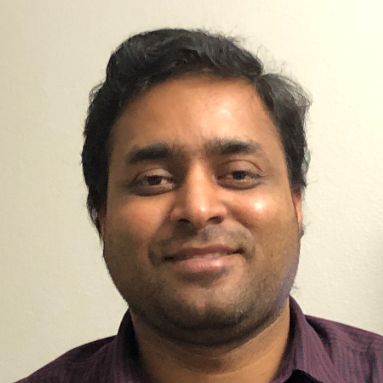
%> input picture Lesson02/Pankaj_HeadShot.png, 383 x 383 px
$ octave Lesson03_prog_01.m   (GNU Octave 9; MATLAB toolbox functions it lacks are replaced by stand-ins)
%> lines starting %> are read from the running program, lines starting %| are printed output that depends on the picture
%%
clc;
clear all;
close all;

%import image;

%% Variables
hsize = 11; % Filter size
sigma = 5;  % Std. Dev.

%% Read an image
img = imread("Pankaj_HeadShot.png");
%> img is the input picture: size 383x383x3 uint8; mean R, G, B 172.8, 153, 132.5
figure
imshow(img);

%% Add noise
img_noise = add_noise_gaussian (img, 128);
%> in add_noise_gaussian, `result = round (double(img) + noise);`:
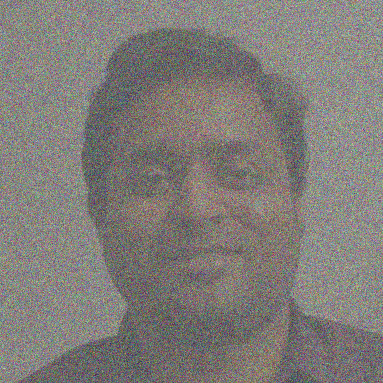
%> result: size 383x383x3 double; mean R, G, B 172.5, 152.8, 132.4; drawn with min black and max white
figure
imshow(img_noise)
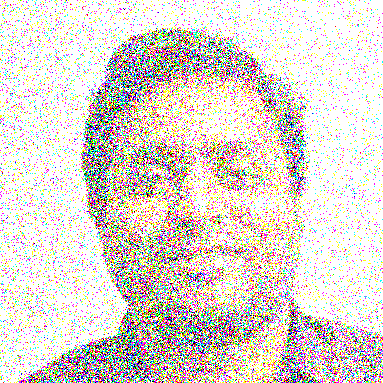
%> displayed picture: size 383x383x3, on the screen's scale of 0 to 255; mean R, G, B 222.2, 214.7, 207.2

%% Define and apply filter
h = fspecial('gaussian', hsize, sigma);
figure
surf (h);
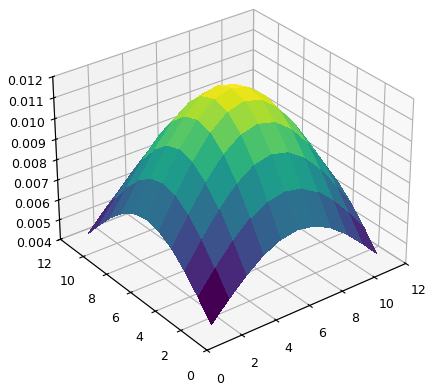
%> figure redrawn from the program's plot data

figure
imagesc (h);

img_out = imfilter(img_noise, h);
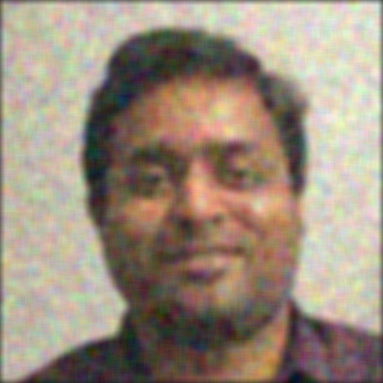
%> img_out: size 383x383x3 double; mean R, G, B 170, 150.5, 130.3; drawn with min black and max white
figure
imshow(img_out);
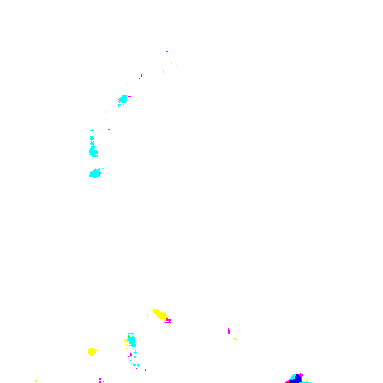
%> displayed picture: size 383x383x3, on the screen's scale of 0 to 255; mean R, G, B 254.2, 254.7, 254.7

%% Function definitions
%% Add Gaussian noise to an image
function result = add_noise_gaussian (img, sigma)
    noise = randn(size(img)).*sigma;
    result = round (double(img) + noise);
    %result = img
end
